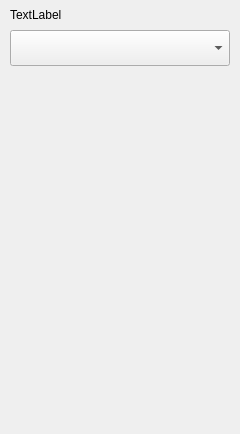
<?xml version="1.0" encoding="UTF-8"?>
<ui version="4.0">
 <class>TrayPage</class>
 <widget class="QWidget" name="TrayPage">
  <property name="geometry">
   <rect>
    <x>0</x>
    <y>0</y>
    <width>240</width>
    <height>434</height>
   </rect>
  </property>
  <property name="sizePolicy">
   <sizepolicy hsizetype="Fixed" vsizetype="Preferred">
    <horstretch>0</horstretch>
    <verstretch>0</verstretch>
   </sizepolicy>
  </property>
  <property name="minimumSize">
   <size>
    <width>240</width>
    <height>0</height>
   </size>
  </property>
  <property name="maximumSize">
   <size>
    <width>240</width>
    <height>434</height>
   </size>
  </property>
  <property name="windowTitle">
   <string>TrayPage</string>
  </property>
  <layout class="QVBoxLayout" name="verticalLayout_2">
   <property name="spacing">
    <number>0</number>
   </property>
   <property name="leftMargin">
    <number>0</number>
   </property>
   <property name="topMargin">
    <number>0</number>
   </property>
   <property name="rightMargin">
    <number>0</number>
   </property>
   <property name="bottomMargin">
    <number>4</number>
   </property>
   <item>
    <widget class="QWidget" name="selectDevicewidget" native="true">
     <property name="sizePolicy">
      <sizepolicy hsizetype="Preferred" vsizetype="Preferred">
       <horstretch>0</horstretch>
       <verstretch>0</verstretch>
      </sizepolicy>
     </property>
     <property name="minimumSize">
      <size>
       <width>0</width>
       <height>0</height>
      </size>
     </property>
     <property name="maximumSize">
      <size>
       <width>16777215</width>
       <height>16777215</height>
      </size>
     </property>
     <property name="styleSheet">
      <string notr="true"/>
     </property>
     <layout class="QVBoxLayout" name="verticalLayout">
      <property name="spacing">
       <number>8</number>
      </property>
      <property name="leftMargin">
       <number>10</number>
      </property>
      <property name="topMargin">
       <number>8</number>
      </property>
      <property name="rightMargin">
       <number>10</number>
      </property>
      <property name="bottomMargin">
       <number>10</number>
      </property>
      <item>
       <widget class="QLabel" name="deviceLabel">
        <property name="text">
         <string>TextLabel</string>
        </property>
       </widget>
      </item>
      <item>
       <widget class="QComboBox" name="deviceComboBox">
        <property name="minimumSize">
         <size>
          <width>0</width>
          <height>36</height>
         </size>
        </property>
        <property name="maximumSize">
         <size>
          <width>16777215</width>
          <height>36</height>
         </size>
        </property>
       </widget>
      </item>
     </layout>
    </widget>
   </item>
   <item>
    <widget class="QStackedWidget" name="stackedWidget">
     <property name="sizePolicy">
      <sizepolicy hsizetype="Preferred" vsizetype="Preferred">
       <horstretch>0</horstretch>
       <verstretch>0</verstretch>
      </sizepolicy>
     </property>
     <property name="styleSheet">
      <string notr="true"/>
     </property>
    </widget>
   </item>
  </layout>
 </widget>
 <resources/>
 <connections/>
</ui>
